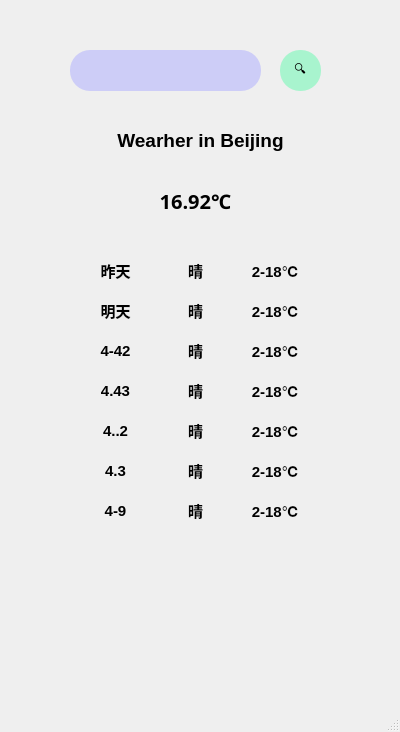
<?xml version="1.0" encoding="UTF-8"?>
<ui version="4.0">
 <class>Weather</class>
 <widget class="QMainWindow" name="Weather">
  <property name="geometry">
   <rect>
    <x>0</x>
    <y>0</y>
    <width>400</width>
    <height>732</height>
   </rect>
  </property>
  <property name="windowTitle">
   <string>MainWindow</string>
  </property>
  <widget class="QWidget" name="centralwidget">
   <widget class="QPushButton" name="pushButton_search">
    <property name="geometry">
     <rect>
      <x>280</x>
      <y>50</y>
      <width>41</width>
      <height>41</height>
     </rect>
    </property>
    <property name="styleSheet">
     <string notr="true">QPushButton{
background:rgba(0, 255, 127,0.3);
	border-radius:20px;
}</string>
    </property>
    <property name="text">
     <string>🔍</string>
    </property>
    <property name="icon">
     <iconset theme="address-book-new"/>
    </property>
   </widget>
   <widget class="QLineEdit" name="lineEdit_searchCity">
    <property name="geometry">
     <rect>
      <x>70</x>
      <y>50</y>
      <width>191</width>
      <height>41</height>
     </rect>
    </property>
    <property name="styleSheet">
     <string notr="true">QLineEdit{
	background:rgba(170, 170, 255,0.5);
	border-radius:20px;
}</string>
    </property>
    <property name="alignment">
     <set>Qt::AlignCenter</set>
    </property>
   </widget>
   <widget class="QLabel" name="label_cityName">
    <property name="geometry">
     <rect>
      <x>60</x>
      <y>120</y>
      <width>281</width>
      <height>41</height>
     </rect>
    </property>
    <property name="font">
     <font>
      <pointsize>14</pointsize>
      <bold>true</bold>
     </font>
    </property>
    <property name="acceptDrops">
     <bool>false</bool>
    </property>
    <property name="autoFillBackground">
     <bool>false</bool>
    </property>
    <property name="styleSheet">
     <string notr="true">Qlabel{
	font-size:15px;
	font-weight:bold;
}</string>
    </property>
    <property name="text">
     <string>Wearher in Beijing</string>
    </property>
    <property name="scaledContents">
     <bool>false</bool>
    </property>
    <property name="alignment">
     <set>Qt::AlignCenter</set>
    </property>
    <property name="wordWrap">
     <bool>false</bool>
    </property>
   </widget>
   <widget class="QLabel" name="label_temperature">
    <property name="geometry">
     <rect>
      <x>120</x>
      <y>180</y>
      <width>151</width>
      <height>41</height>
     </rect>
    </property>
    <property name="font">
     <font>
      <family>Microsoft YaHei</family>
      <pointsize>-1</pointsize>
      <bold>true</bold>
     </font>
    </property>
    <property name="styleSheet">
     <string notr="true">QLabel{
	font-size:20px;
}</string>
    </property>
    <property name="text">
     <string>16.92℃</string>
    </property>
    <property name="alignment">
     <set>Qt::AlignCenter</set>
    </property>
   </widget>
   <widget class="QLabel" name="label_background">
    <property name="geometry">
     <rect>
      <x>0</x>
      <y>0</y>
      <width>401</width>
      <height>711</height>
     </rect>
    </property>
    <property name="styleSheet">
     <string notr="true">QLabel{
	background-image: url(:/icons/image2.jpg);
}


</string>
    </property>
    <property name="text">
     <string/>
    </property>
   </widget>
   <widget class="QGroupBox" name="groupBox">
    <property name="geometry">
     <rect>
      <x>30</x>
      <y>240</y>
      <width>311</width>
      <height>301</height>
     </rect>
    </property>
    <property name="styleSheet">
     <string notr="true">QGroupBox{
	border:1px none white;
}</string>
    </property>
    <property name="title">
     <string/>
    </property>
    <widget class="QLabel" name="label_date_7">
     <property name="geometry">
      <rect>
       <x>60</x>
       <y>260</y>
       <width>51</width>
       <height>21</height>
      </rect>
     </property>
     <property name="font">
      <font>
       <pointsize>11</pointsize>
       <bold>true</bold>
      </font>
     </property>
     <property name="styleSheet">
      <string notr="true">Qlabel{
	font-size:15px;
	font-weight:bold;
}</string>
     </property>
     <property name="text">
      <string>4-9</string>
     </property>
     <property name="alignment">
      <set>Qt::AlignCenter</set>
     </property>
    </widget>
    <widget class="QLabel" name="label_tomTem_1">
     <property name="geometry">
      <rect>
       <x>210</x>
       <y>20</y>
       <width>71</width>
       <height>21</height>
      </rect>
     </property>
     <property name="font">
      <font>
       <pointsize>11</pointsize>
       <bold>true</bold>
      </font>
     </property>
     <property name="styleSheet">
      <string notr="true">Qlabel{
	font-size:15px;
	font-weight:bold;
}</string>
     </property>
     <property name="text">
      <string>2-18℃</string>
     </property>
     <property name="alignment">
      <set>Qt::AlignCenter</set>
     </property>
    </widget>
    <widget class="QLabel" name="label_tomWeather_6">
     <property name="geometry">
      <rect>
       <x>140</x>
       <y>220</y>
       <width>51</width>
       <height>21</height>
      </rect>
     </property>
     <property name="font">
      <font>
       <pointsize>11</pointsize>
       <bold>true</bold>
      </font>
     </property>
     <property name="styleSheet">
      <string notr="true">Qlabel{
	font-size:15px;
	font-weight:bold;
}</string>
     </property>
     <property name="text">
      <string>晴</string>
     </property>
     <property name="alignment">
      <set>Qt::AlignCenter</set>
     </property>
    </widget>
    <widget class="QLabel" name="label_date_1">
     <property name="geometry">
      <rect>
       <x>60</x>
       <y>20</y>
       <width>51</width>
       <height>21</height>
      </rect>
     </property>
     <property name="font">
      <font>
       <pointsize>11</pointsize>
       <bold>true</bold>
      </font>
     </property>
     <property name="styleSheet">
      <string notr="true">Qlabel{
	font-size:15px;
	font-weight:bold;
}</string>
     </property>
     <property name="text">
      <string>昨天</string>
     </property>
     <property name="alignment">
      <set>Qt::AlignCenter</set>
     </property>
    </widget>
    <widget class="QLabel" name="label_date_4">
     <property name="geometry">
      <rect>
       <x>60</x>
       <y>140</y>
       <width>51</width>
       <height>21</height>
      </rect>
     </property>
     <property name="font">
      <font>
       <pointsize>11</pointsize>
       <bold>true</bold>
      </font>
     </property>
     <property name="styleSheet">
      <string notr="true">Qlabel{
	font-size:15px;
	font-weight:bold;
}</string>
     </property>
     <property name="text">
      <string>4.43</string>
     </property>
     <property name="alignment">
      <set>Qt::AlignCenter</set>
     </property>
    </widget>
    <widget class="QLabel" name="label_tomTem_4">
     <property name="geometry">
      <rect>
       <x>210</x>
       <y>140</y>
       <width>71</width>
       <height>21</height>
      </rect>
     </property>
     <property name="font">
      <font>
       <pointsize>11</pointsize>
       <bold>true</bold>
      </font>
     </property>
     <property name="styleSheet">
      <string notr="true">Qlabel{
	font-size:15px;
	font-weight:bold;
}</string>
     </property>
     <property name="text">
      <string>2-18℃</string>
     </property>
     <property name="alignment">
      <set>Qt::AlignCenter</set>
     </property>
    </widget>
    <widget class="QLabel" name="label_tomWeather_3">
     <property name="geometry">
      <rect>
       <x>140</x>
       <y>100</y>
       <width>51</width>
       <height>21</height>
      </rect>
     </property>
     <property name="font">
      <font>
       <pointsize>11</pointsize>
       <bold>true</bold>
      </font>
     </property>
     <property name="styleSheet">
      <string notr="true">Qlabel{
	font-size:15px;
	font-weight:bold;
}</string>
     </property>
     <property name="text">
      <string>晴</string>
     </property>
     <property name="alignment">
      <set>Qt::AlignCenter</set>
     </property>
    </widget>
    <widget class="QLabel" name="label_tomWeather_7">
     <property name="geometry">
      <rect>
       <x>140</x>
       <y>260</y>
       <width>51</width>
       <height>21</height>
      </rect>
     </property>
     <property name="font">
      <font>
       <pointsize>11</pointsize>
       <bold>true</bold>
      </font>
     </property>
     <property name="styleSheet">
      <string notr="true">Qlabel{
	font-size:15px;
	font-weight:bold;
}</string>
     </property>
     <property name="text">
      <string>晴</string>
     </property>
     <property name="alignment">
      <set>Qt::AlignCenter</set>
     </property>
    </widget>
    <widget class="QLabel" name="label_date_2">
     <property name="geometry">
      <rect>
       <x>60</x>
       <y>60</y>
       <width>51</width>
       <height>21</height>
      </rect>
     </property>
     <property name="font">
      <font>
       <pointsize>11</pointsize>
       <bold>true</bold>
      </font>
     </property>
     <property name="styleSheet">
      <string notr="true">Qlabel{
	font-size:15px;
	font-weight:bold;
}</string>
     </property>
     <property name="text">
      <string>明天</string>
     </property>
     <property name="alignment">
      <set>Qt::AlignCenter</set>
     </property>
    </widget>
    <widget class="QLabel" name="label_tomTem_5">
     <property name="geometry">
      <rect>
       <x>210</x>
       <y>180</y>
       <width>71</width>
       <height>21</height>
      </rect>
     </property>
     <property name="font">
      <font>
       <pointsize>11</pointsize>
       <bold>true</bold>
      </font>
     </property>
     <property name="styleSheet">
      <string notr="true">Qlabel{
	font-size:15px;
	font-weight:bold;
}</string>
     </property>
     <property name="text">
      <string>2-18℃</string>
     </property>
     <property name="alignment">
      <set>Qt::AlignCenter</set>
     </property>
    </widget>
    <widget class="QLabel" name="label_tomWeather_5">
     <property name="geometry">
      <rect>
       <x>140</x>
       <y>180</y>
       <width>51</width>
       <height>21</height>
      </rect>
     </property>
     <property name="font">
      <font>
       <pointsize>11</pointsize>
       <bold>true</bold>
      </font>
     </property>
     <property name="styleSheet">
      <string notr="true">Qlabel{
	font-size:15px;
	font-weight:bold;
}</string>
     </property>
     <property name="text">
      <string>晴</string>
     </property>
     <property name="alignment">
      <set>Qt::AlignCenter</set>
     </property>
    </widget>
    <widget class="QLabel" name="label_tomWeather_2">
     <property name="geometry">
      <rect>
       <x>140</x>
       <y>60</y>
       <width>51</width>
       <height>21</height>
      </rect>
     </property>
     <property name="font">
      <font>
       <pointsize>11</pointsize>
       <bold>true</bold>
      </font>
     </property>
     <property name="styleSheet">
      <string notr="true">Qlabel{
	font-size:15px;
	font-weight:bold;
}</string>
     </property>
     <property name="text">
      <string>晴</string>
     </property>
     <property name="alignment">
      <set>Qt::AlignCenter</set>
     </property>
    </widget>
    <widget class="QLabel" name="label_date_5">
     <property name="geometry">
      <rect>
       <x>60</x>
       <y>180</y>
       <width>51</width>
       <height>21</height>
      </rect>
     </property>
     <property name="font">
      <font>
       <pointsize>11</pointsize>
       <bold>true</bold>
      </font>
     </property>
     <property name="styleSheet">
      <string notr="true">Qlabel{
	font-size:15px;
	font-weight:bold;
}</string>
     </property>
     <property name="text">
      <string>4..2</string>
     </property>
     <property name="alignment">
      <set>Qt::AlignCenter</set>
     </property>
    </widget>
    <widget class="QLabel" name="label_date_3">
     <property name="geometry">
      <rect>
       <x>60</x>
       <y>100</y>
       <width>51</width>
       <height>21</height>
      </rect>
     </property>
     <property name="font">
      <font>
       <pointsize>11</pointsize>
       <bold>true</bold>
      </font>
     </property>
     <property name="styleSheet">
      <string notr="true">Qlabel{
	font-size:15px;
	font-weight:bold;
}</string>
     </property>
     <property name="text">
      <string>4-42</string>
     </property>
     <property name="alignment">
      <set>Qt::AlignCenter</set>
     </property>
    </widget>
    <widget class="QLabel" name="label_tomTem_7">
     <property name="geometry">
      <rect>
       <x>210</x>
       <y>260</y>
       <width>71</width>
       <height>21</height>
      </rect>
     </property>
     <property name="font">
      <font>
       <pointsize>11</pointsize>
       <bold>true</bold>
      </font>
     </property>
     <property name="styleSheet">
      <string notr="true">Qlabel{
	font-size:15px;
	font-weight:bold;
}</string>
     </property>
     <property name="text">
      <string>2-18℃</string>
     </property>
     <property name="alignment">
      <set>Qt::AlignCenter</set>
     </property>
    </widget>
    <widget class="QLabel" name="label_tomTem_6">
     <property name="geometry">
      <rect>
       <x>210</x>
       <y>220</y>
       <width>71</width>
       <height>21</height>
      </rect>
     </property>
     <property name="font">
      <font>
       <pointsize>11</pointsize>
       <bold>true</bold>
      </font>
     </property>
     <property name="styleSheet">
      <string notr="true">Qlabel{
	font-size:15px;
	font-weight:bold;
}</string>
     </property>
     <property name="text">
      <string>2-18℃</string>
     </property>
     <property name="alignment">
      <set>Qt::AlignCenter</set>
     </property>
    </widget>
    <widget class="QLabel" name="label_tomWeather_1">
     <property name="geometry">
      <rect>
       <x>140</x>
       <y>20</y>
       <width>51</width>
       <height>21</height>
      </rect>
     </property>
     <property name="font">
      <font>
       <pointsize>11</pointsize>
       <bold>true</bold>
      </font>
     </property>
     <property name="styleSheet">
      <string notr="true">Qlabel{
	font-size:15px;
	font-weight:bold;
}</string>
     </property>
     <property name="text">
      <string>晴</string>
     </property>
     <property name="alignment">
      <set>Qt::AlignCenter</set>
     </property>
    </widget>
    <widget class="QLabel" name="label_tomTem_2">
     <property name="geometry">
      <rect>
       <x>210</x>
       <y>60</y>
       <width>71</width>
       <height>21</height>
      </rect>
     </property>
     <property name="font">
      <font>
       <pointsize>11</pointsize>
       <bold>true</bold>
      </font>
     </property>
     <property name="styleSheet">
      <string notr="true">Qlabel{
	font-size:15px;
	font-weight:bold;
}</string>
     </property>
     <property name="text">
      <string>2-18℃</string>
     </property>
     <property name="alignment">
      <set>Qt::AlignCenter</set>
     </property>
    </widget>
    <widget class="QLabel" name="label_tomWeather_4">
     <property name="geometry">
      <rect>
       <x>140</x>
       <y>140</y>
       <width>51</width>
       <height>21</height>
      </rect>
     </property>
     <property name="font">
      <font>
       <pointsize>11</pointsize>
       <bold>true</bold>
      </font>
     </property>
     <property name="styleSheet">
      <string notr="true">Qlabel{
	font-size:15px;
	font-weight:bold;
}</string>
     </property>
     <property name="text">
      <string>晴</string>
     </property>
     <property name="alignment">
      <set>Qt::AlignCenter</set>
     </property>
    </widget>
    <widget class="QLabel" name="label_date_6">
     <property name="geometry">
      <rect>
       <x>60</x>
       <y>220</y>
       <width>51</width>
       <height>21</height>
      </rect>
     </property>
     <property name="font">
      <font>
       <pointsize>11</pointsize>
       <bold>true</bold>
      </font>
     </property>
     <property name="styleSheet">
      <string notr="true">Qlabel{
	font-size:15px;
	font-weight:bold;
}</string>
     </property>
     <property name="text">
      <string>4.3</string>
     </property>
     <property name="alignment">
      <set>Qt::AlignCenter</set>
     </property>
    </widget>
    <widget class="QLabel" name="label_tomTem_3">
     <property name="geometry">
      <rect>
       <x>210</x>
       <y>100</y>
       <width>71</width>
       <height>21</height>
      </rect>
     </property>
     <property name="font">
      <font>
       <pointsize>11</pointsize>
       <bold>true</bold>
      </font>
     </property>
     <property name="styleSheet">
      <string notr="true">Qlabel{
	font-size:15px;
	font-weight:bold;
}</string>
     </property>
     <property name="text">
      <string>2-18℃</string>
     </property>
     <property name="alignment">
      <set>Qt::AlignCenter</set>
     </property>
    </widget>
   </widget>
   <zorder>label_background</zorder>
   <zorder>pushButton_search</zorder>
   <zorder>lineEdit_searchCity</zorder>
   <zorder>label_cityName</zorder>
   <zorder>label_temperature</zorder>
   <zorder>groupBox</zorder>
  </widget>
  <widget class="QMenuBar" name="menubar">
   <property name="geometry">
    <rect>
     <x>0</x>
     <y>0</y>
     <width>400</width>
     <height>21</height>
    </rect>
   </property>
  </widget>
  <widget class="QStatusBar" name="statusbar"/>
 </widget>
 <resources/>
 <connections/>
</ui>
